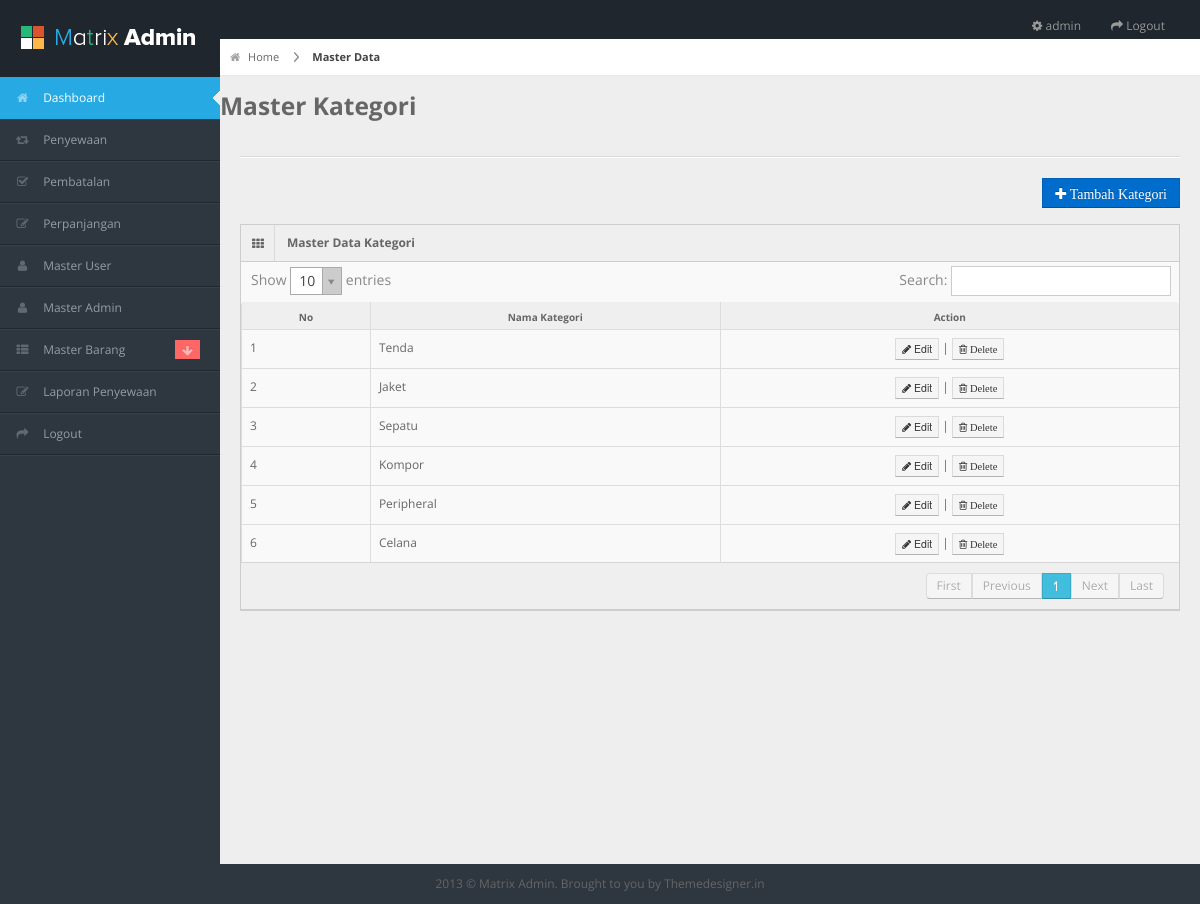
Page /admin/pages/kelola_kategori.php (signed in) on the committed database.
### tables this page shows
CREATE TABLE IF NOT EXISTS `m_kategori` (
  `id_kategori` int(11) NOT NULL,
  `nama_kategori` varchar(255) DEFAULT NULL
);

### admin/pages/kelola_kategori.php (the view, shortened to what this page needs)
<?php include 'header.php'; ?>
<?php include 'nav.php'; ?>
<div id="content">
	<div id="content-header">
		<div id="breadcrumb"> <a href="#" title="Go to Home" class="tip-bottom"><i class="icon-home"></i> Home</a> <a href="#" class="current">Master Data</a> </div>
		<h3>Master Kategori</h3>
	</div>
	<div class="container-fluid">
		<hr>
		<div class="row-fluid">
			<div class="row">
				<div class="pull-right">
					<button class="btn btn-primary" data-toggle="modal" data-target="#myModal"> <i class="icon-plus"> Tambah Kategori</i></button>
				</div>
			</div>
			<div class="widget-box">
				<div class="widget-title"> <span class="icon"><i class="icon-th"></i></span>
					<h5>Master Data Kategori</h5>
				</div>
				<div class="widget-content nopadding">
					<table class="table table-bordered data-table">
						<thead>
							<tr>
								<th>No</th>
								<th>Nama Kategori</th>
								<th>Action</th>
							</tr>
						</thead>
						<tbody>
							<?php
							$no=1;
							$sql = mysql_query("SELECT * FROM m_kategori");
							while($row = mysql_fetch_array($sql)){
								?>
								<tr>
									<form action="" method="POST">
										<td><?php echo $no; ?></td>
										<td><?php echo $row['nama_kategori']; ?></td>
										<td style="text-align: center;">
											<a href="edit_kategori.php?id_kategori=<?php echo $row['id_kategori']; ?>">
												<button type="button" class="btn btn-mini btn-default">
													<i class="icon-pencil"></i> Edit</button></a> |
													<button type="submit" name="delete" class="btn btn-mini btn-default"> <i class="icon-trash"> Delete </i></button>
												</td>
											</form>
										</tr>
										<?php $no++; } ?>
									</tbody>
								</table>
							</div>
						</div>
					</div>
				</div>
			</div>
			<?php include 'footer.php'; ?>

### admin/pages/header.php (shortened to what this page needs)
<?php
	if(!isset($_SESSION['id_admin'])){
		echo "<script> window.alert('Silahkan Login Terlebih Dahulu'); location.replace('../index.php')  </script>";
	}else{
		$sql = mysql_query("SELECT * FROM m_admin WHERE id_admin = '$_SESSION[id_admin]'")or die(mysql_error());
		$admin = mysql_fetch_array($sql);
		$nama_admin = $admin['nama_admin'];
	}
?>
<!DOCTYPE html>
<html lang="en">
<head>
<link rel="stylesheet" href="../css/bootstrap.min.css" />
<link rel="stylesheet" href="../css/bootstrap-responsive.min.css" />
<link rel="stylesheet" href="../css/uniform.css" />
<link rel="stylesheet" href="../css/select2.css" />
<link rel="stylesheet" href="../css/matrix-style.css" />
<link rel="stylesheet" href="../css/matrix-media.css" />
<link href="../font-awesome/css/font-awesome.css" rel="stylesheet" />
</head>
<body>
<div id="header">
  <h1><a href="dashboard.html">Everest Camp</a></h1>
</div>
<div id="search" class="navbar navbar-inverse pull-right">
  <ul class="nav">
    <li class=""><a title="" href="#"><i class="icon icon-cog"></i> <span class="text"><?php echo $nama_admin; ?></span></a></li>
    <li class=""><a title="" href="logout.php"><i class="icon icon-share-alt"></i> <span class="text">Logout</span></a></li>
  </ul>
</div>

### admin/css/matrix-style.css (style rules this page uses)
* { outline:none !important; -moz-outline: none !important; }
html, body { height:100% }
body { overflow-x: hidden; margin-top: -10px; font-family: 'Open Sans', sans-serif; font-size:12px; color:#666; }
a { color:#666; }
select, textarea, input[type="text"], input[type="password"], input[type="datetime"], input[type="datetime-local"], input[type="date"], input[type="month"], input[type="time"], input[type="week"], input[type="number"], input[type="email"], input[type="url"], input[type="search"], input[type="tel"], input[type="color"], .uneditable-input, .label, .dropdown-menu, .btn, .well, .progress, .table-bordered, .btn-group > .btn:first-child, .btn-group > .btn:last-child, .btn-group > .btn:last-child, .btn-group > .dropdown-toggle, .alert { border-radius:0px; }
.btn, textarea, input[type="text"], input[type="password"], input[type="datetime"], input[type="datetime-local"], input[type="date"], input[type="month"], input[type="time"], input[type="week"], input[type="number"], input[type="email"], input[type="url"], input[type="search"], input[type="tel"], input[type="color"], .uneditable-input { box-shadow:none; }
.progress, .progress-success .bar, .progress .bar-success, .progress-warning .bar, .progress .bar-warning, .progress-danger .bar, .progress .bar-danger, .progress-info .bar, .progress .bar-info, .btn, .btn-primary { background-image:none; }
hr { border-top-color:#dadada; }
#header { height: 77px; position: relative; width: 100%; z-index: -9; }
#header h1 { background: url("../img/logo.png") no-repeat scroll 0 0 transparent; height: 31px; left: 20px; line-height: 600px; overflow: hidden; position: relative; top: 26px; width: 191px; }
#header h1 a { display: block; }
#search { position: absolute; z-index: 25; top: 6px; right:10px; }
#content { background: none repeat scroll 0 0 #eeeeee; margin-left: 220px; margin-right: 0; padding-bottom: 25px; position: relative; min-height:100%; width: auto; }
#content-header { position: abslute; width: 100%; margin-top: -38px; z-index: 20; }
#breadcrumb { background-color: #fff; border-bottom: 1px solid #e3ebed; }
#breadcrumb a { padding: 8px 20px 8px 10px; display: inline-block; background-image: url('../img/breadcrumb.png'); background-position: center right; background-repeat: no-repeat; font-size: 11px; color: #666666; }
#breadcrumb a:last-child { background-image:none; }
#breadcrumb a.current { font-weight: bold; color: #444444; }
#breadcrumb a i { margin-right: 5px; opacity: .6; }
.stat-boxes .peity_bar_good, .stat-boxes .peity_line_good, { color: #459D1C; }
.widget-box { background: none repeat scroll 0 0 #F9F9F9; border-left: 1px solid #CDCDCD; border-top: 1px solid #CDCDCD; border-right: 1px solid #CDCDCD; clear: both; margin-top: 16px; margin-bottom: 16px; position: relative; }
.widget-title, .modal-header, .table th, div.dataTables_wrapper .ui-widget-header { background:#efefef; border-bottom: 1px solid #CDCDCD; height: 36px; }
.widget-title span.icon { padding: 9px 10px 7px 11px; float: left; border-right:1px solid #dadada; }
.widget-title h5 { color: #666; float: left; font-size: 12px; font-weight: bold; padding: 12px; line-height: 12px; margin: 0; }
.widget-content { padding:15px; border-bottom: 1px solid #cdcdcd; }
.table th { height: auto; font-size: 10px; padding: 5px 10px 2px; border-bottom: 0; text-align: center; color: #666666; }
.nopadding { padding: 0 !important; }
.nopadding .table { margin-bottom: 0; }
.nopadding .table-bordered { border: 0; }
form { margin-bottom: 0; }

### admin/css/matrix-media.css (style rules this page uses)
body { background:#2E363F; }
#header { background-color: #1f262d; margin-top:10px; }

### rows in the picture
m_kategori: nama_kategori "Tenda"
m_kategori: nama_kategori "Jaket"
m_kategori: nama_kategori "Sepatu"
m_kategori: nama_kategori "Kompor"
m_kategori: nama_kategori "Peripheral"
m_kategori: nama_kategori "Celana"

### other values in the picture
$nama_admin "admin"
